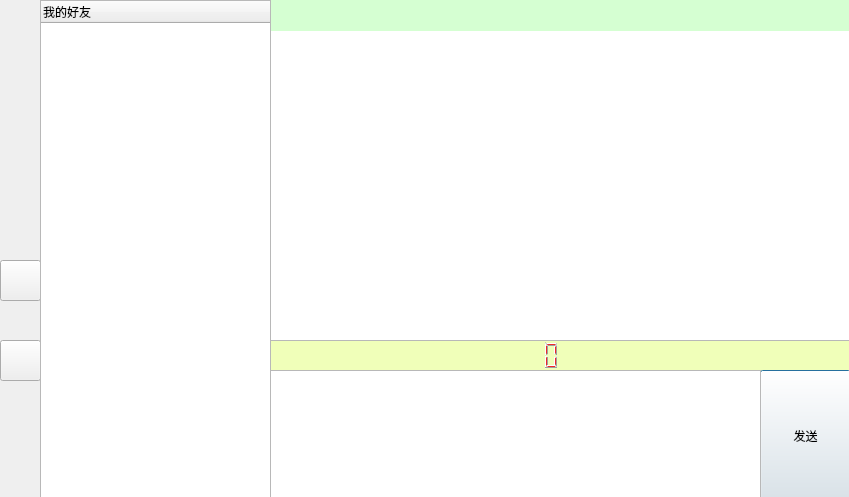
<?xml version="1.0" encoding="UTF-8"?>
<ui version="4.0">
 <class>ChatWidget</class>
 <widget class="QDialog" name="ChatWidget">
  <property name="geometry">
   <rect>
    <x>0</x>
    <y>0</y>
    <width>849</width>
    <height>497</height>
   </rect>
  </property>
  <property name="windowTitle">
   <string>Dialog</string>
  </property>
  <widget class="QPushButton" name="sendPushButton">
   <property name="geometry">
    <rect>
     <x>760</x>
     <y>370</y>
     <width>91</width>
     <height>131</height>
    </rect>
   </property>
   <property name="text">
    <string>发送</string>
   </property>
  </widget>
  <widget class="QTextEdit" name="chatTextEdit">
   <property name="geometry">
    <rect>
     <x>270</x>
     <y>30</y>
     <width>581</width>
     <height>311</height>
    </rect>
   </property>
  </widget>
  <widget class="QTextEdit" name="inputTextEdit">
   <property name="geometry">
    <rect>
     <x>270</x>
     <y>370</y>
     <width>491</width>
     <height>131</height>
    </rect>
   </property>
  </widget>
  <widget class="QLabel" name="label">
   <property name="geometry">
    <rect>
     <x>0</x>
     <y>0</y>
     <width>41</width>
     <height>501</height>
    </rect>
   </property>
   <property name="text">
    <string/>
   </property>
   <property name="alignment">
    <set>Qt::AlignCenter</set>
   </property>
  </widget>
  <widget class="QLabel" name="showNameLabel">
   <property name="geometry">
    <rect>
     <x>270</x>
     <y>0</y>
     <width>581</width>
     <height>31</height>
    </rect>
   </property>
   <property name="styleSheet">
    <string notr="true">background-color: rgb(213, 255, 210);</string>
   </property>
   <property name="text">
    <string/>
   </property>
  </widget>
  <widget class="QLCDNumber" name="lcdNumber">
   <property name="geometry">
    <rect>
     <x>280</x>
     <y>340</y>
     <width>291</width>
     <height>31</height>
    </rect>
   </property>
   <property name="styleSheet">
    <string notr="true">color: rgb(239, 41, 41);</string>
   </property>
   <property name="frameShape">
    <enum>QFrame::NoFrame</enum>
   </property>
   <property name="frameShadow">
    <enum>QFrame::Plain</enum>
   </property>
   <property name="lineWidth">
    <number>0</number>
   </property>
   <property name="digitCount">
    <number>19</number>
   </property>
  </widget>
  <widget class="QPushButton" name="addFrdPushButton">
   <property name="geometry">
    <rect>
     <x>0</x>
     <y>260</y>
     <width>41</width>
     <height>41</height>
    </rect>
   </property>
   <property name="text">
    <string/>
   </property>
  </widget>
  <widget class="QPushButton" name="setPushButton">
   <property name="geometry">
    <rect>
     <x>0</x>
     <y>340</y>
     <width>41</width>
     <height>41</height>
    </rect>
   </property>
   <property name="text">
    <string/>
   </property>
  </widget>
  <widget class="QLabel" name="label_3">
   <property name="geometry">
    <rect>
     <x>270</x>
     <y>340</y>
     <width>581</width>
     <height>31</height>
    </rect>
   </property>
   <property name="styleSheet">
    <string notr="true">background-color: rgb(240, 255, 185);</string>
   </property>
   <property name="lineWidth">
    <number>0</number>
   </property>
   <property name="text">
    <string/>
   </property>
   <property name="textFormat">
    <enum>Qt::AutoText</enum>
   </property>
   <property name="alignment">
    <set>Qt::AlignLeading|Qt::AlignLeft|Qt::AlignVCenter</set>
   </property>
  </widget>
  <widget class="QTreeWidget" name="treeWidget">
   <property name="geometry">
    <rect>
     <x>40</x>
     <y>0</y>
     <width>231</width>
     <height>501</height>
    </rect>
   </property>
   <column>
    <property name="text">
     <string>我的好友</string>
    </property>
    <property name="icon">
     <iconset resource="img.qrc">
      <normaloff>:/new/prefix1/img/icon.png</normaloff>:/new/prefix1/img/icon.png</iconset>
    </property>
   </column>
  </widget>
  <zorder>label_3</zorder>
  <zorder>sendPushButton</zorder>
  <zorder>chatTextEdit</zorder>
  <zorder>inputTextEdit</zorder>
  <zorder>label</zorder>
  <zorder>showNameLabel</zorder>
  <zorder>lcdNumber</zorder>
  <zorder>addFrdPushButton</zorder>
  <zorder>setPushButton</zorder>
  <zorder>treeWidget</zorder>
 </widget>
 <resources>
  <include location="img.qrc"/>
 </resources>
 <connections/>
</ui>
